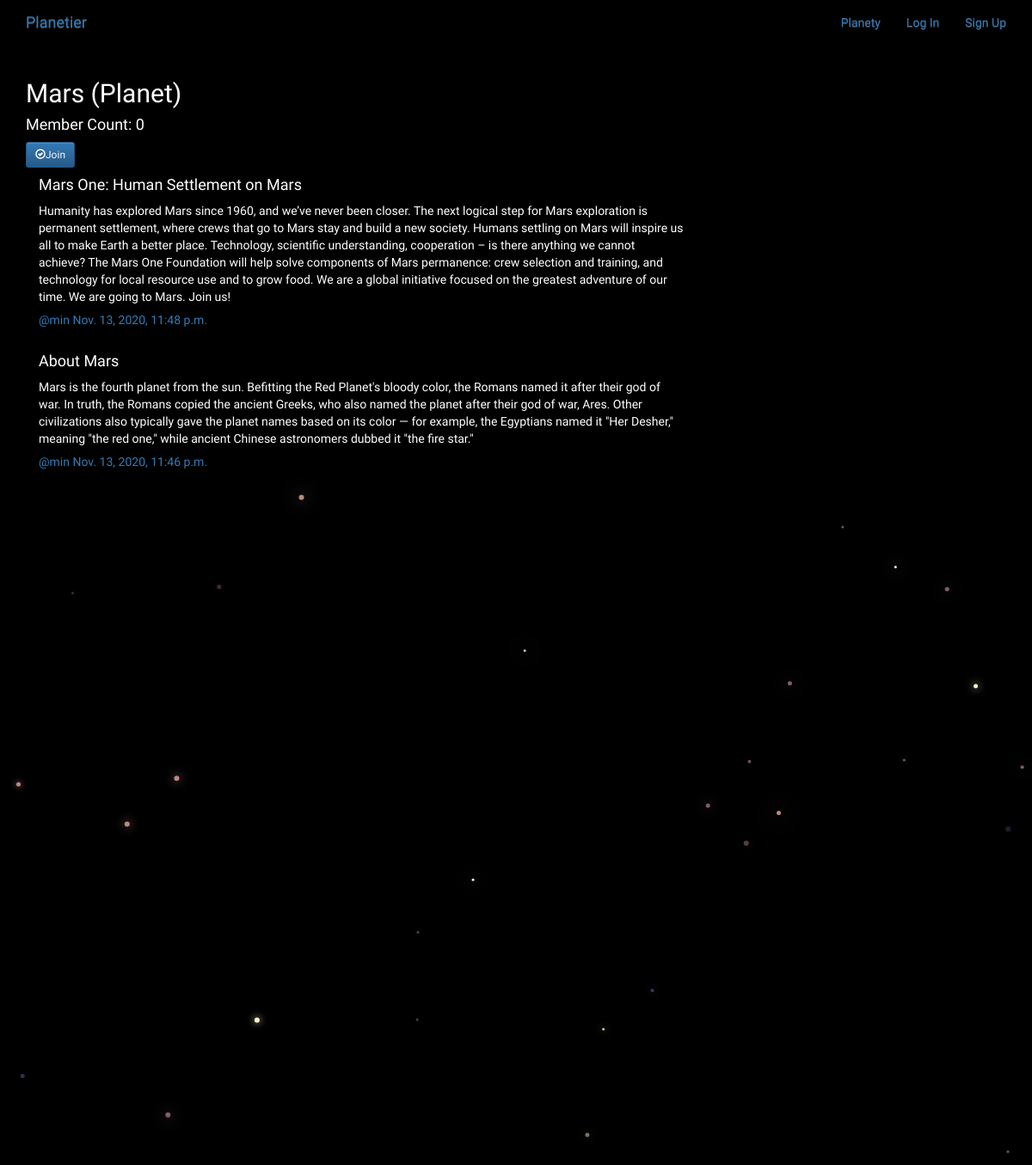
The page /planety/broadcasts/in/mars-planet on the database its author committed.
### planety/models.py (models this page shows, shortened)
class Planety(models.Model):
    name = models.CharField(max_length=255, unique=True)
    slug = models.SlugField(allow_unicode=True, unique=True)
    description = models.TextField(blank=True, default='')
    description_html = models.TextField(editable=False, default='', blank=True)
    members = models.ManyToManyField(User, through='PlanetyMember')
    class Meta:
        ordering = ['name']

### broadcasts/models.py (models this page shows, shortened)
class Broadcast(models.Model):
    user = models.ForeignKey(
        User, related_name='broadcasts', on_delete=models.CASCADE)
    created_at = models.DateTimeField(auto_now=True)
    title = models.CharField(max_length=100, default='', blank=False)
    message = models.TextField()
    message_html = models.TextField(editable=False)
    planety = models.ForeignKey(
        Planety, related_name='broadcasts', null=True, blank=True, on_delete=models.CASCADE)
    class Meta:
        ordering = ['-created_at']
        unique_together = ['user', 'message']

### planety/views.py (the view)
class SinglePlanety(generic.DetailView):
    model = Planety

### planety/templates/planety/planety_detail.html
{% extends "planety/planety_base.html" %}
{% block preplanety %}
<h2>{{ planety.name }}</h2>
<h4>Member Count: {{ planety.members.count }}</h4>
<div class="content">
    {% if user in planety.members.all %}
    <a href="{% url 'planety:leave' slug=planety.slug %}" class="btn btn-primary btn-sm"><span
            class='glyphicon glyphicon-remove-circle'></span>Leave</a>
    {% else %}
    <a href="{% url 'planety:join' slug=planety.slug %}" class="btn btn-primary btn-sm"><span
            class='glyphicon glyphicon-ok-circle'></span>Join</a>
    {% endif %}
</div>
{% endblock%}
{% block planety_content %}
<div class="col-md-8">
    {% if planety.broadcasts.count == 0 %}
    <h4>No broadcasts in this planety yet!</h4>
    {% else %}
    {% for broadcast in planety.broadcasts.all %}
    {% include "broadcasts/_broadcast.html" %}
    {% endfor %}
    {% endif %}
</div>
{% endblock %}

### broadcasts/templates/broadcasts/_broadcast.html (shortened to what this page needs)
<div class="broadcast media">
    <h4>{{broadcast.title}}</h4>
    <p>{{broadcast.message_html|safe}}</p>
    <div class="media-body">
        <h5 class='media-heading'>
            <span class='username'>
                <a href="{% url 'broadcasts:for_user' username=broadcast.user.username %}">
                    @{{broadcast.user.username}}</a>
            </span>
            <time class='time'>
                <a href="{% url 'broadcasts:single' username=broadcast.user.username pk=broadcast.pk %}">
                    {{broadcast.created_at}}
                </a>
            </time>
        </h5>
    </div>
</div>

### static/planetier/css/master.css (style rules this page uses)
body { font-family: 'Turret Road', cursive; margin: 0; background-color: black; color:white; }

### rows shown on the page
Planety: name "Mars (Planet)", members.count "0"
Broadcast: title "Mars One: Human Settlement on Mars", message_html "Humanity has explored Mars since 1960, and we’ve never been closer. The next logical step for Mars exploration is permanent settlement, where crews that go to Mars stay and build a new society. Humans settling on Mars will inspire us all to make Earth a better place. Technology, scientific understanding, cooperation – is there anything we cannot achieve? The Mars One Foundation will help solve components of Mars permanence: crew selection and training, and technology for local resource use and to grow food. We are a global initiative focused on the greatest adventure of our time. We are going to Mars. Join us!", user.username "min", created_at "Nov. 13, 2020, 11:48 p.m."
Broadcast: title "About Mars", message_html "Mars is the fourth planet from the sun. Befitting the Red Planet's bloody color, the Romans named it after their god of war. In truth, the Romans copied the ancient Greeks, who also named the planet after their god of war, Ares. Other civilizations also typically gave the planet names based on its color — for example, the Egyptians named it \"Her Desher,\" meaning \"the red one,\" while ancient Chinese astronomers dubbed it \"the fire star.\"", user.username "min", created_at "Nov. 13, 2020, 11:46 p.m."
